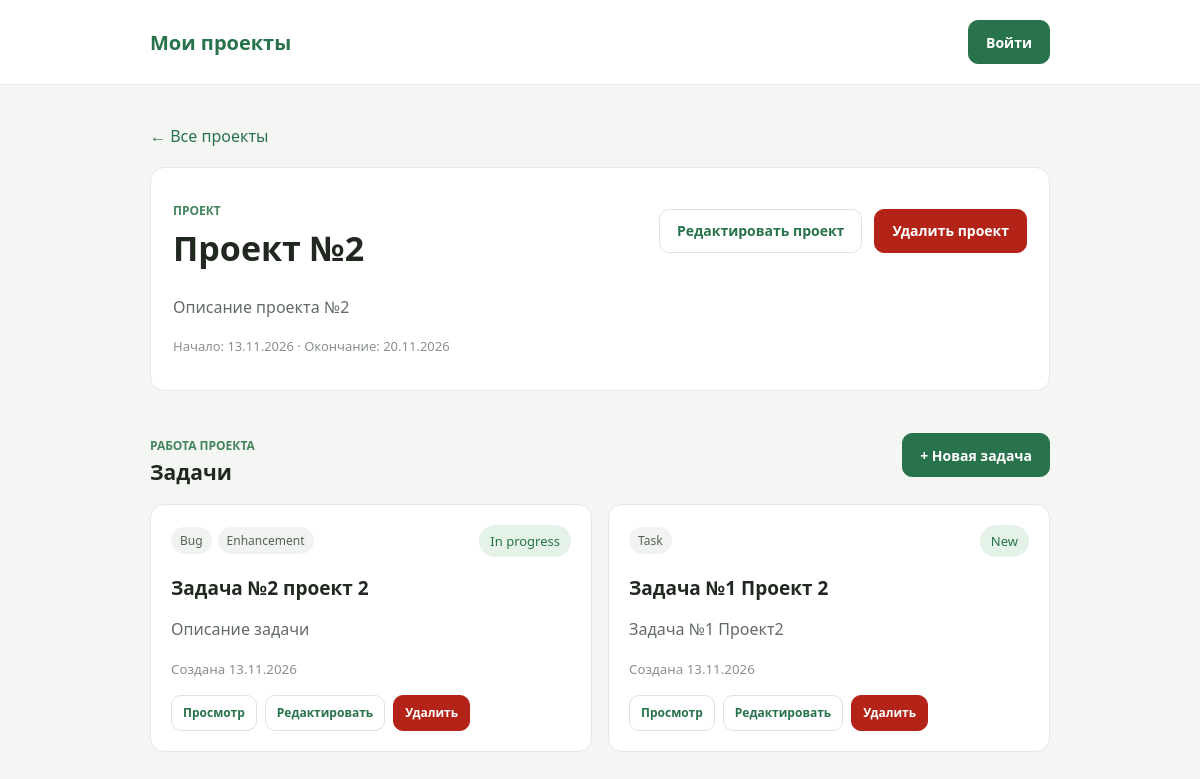
/projects/3/, run on the app's committed database.
### task_man/models/project.py (models this page shows, shortened)
class Project(models.Model):
    start_date = models.DateField(null=False, blank=False)
    end_date = models.DateField(null=True, blank=True)
    title = models.CharField(max_length=200, null=False, blank=False)
    description = models.TextField(null=False, blank=False)
    class Meta:
        verbose_name = 'Проект'
        verbose_name_plural = 'Проекты'
        ordering = ['-start_date']

### task_man/models/type.py (models this page shows)
class Type(models.Model):
    type = models.CharField(max_length=40)
    class Meta:
        verbose_name = 'Тип задачи'
        verbose_name_plural = 'Типы задач'
    def __str__(self):
        return f'{self.type}'

### task_man/models/task.py (models this page shows, shortened)
class Task(models.Model):
    project = models.ForeignKey('task_man.Project', on_delete=models.CASCADE, related_name='tasks')
    is_deleted = models.BooleanField(default=False, editable=False)
    summary = models.CharField(max_length=100, validators=(MinLengthValidator(10),))
    description = models.TextField(validators=[validate_forbidden_words])
    status = models.ForeignKey('task_man.Status', on_delete=models.PROTECT)
    types = models.ManyToManyField('task_man.Type', related_name='tasks', blank=True)
    created_at = models.DateTimeField(auto_now_add=True)
    updated_at = models.DateTimeField(auto_now=True)
    class Meta:
        verbose_name = 'Задача'
        verbose_name_plural = 'Задачи'
        ordering = ['-created_at']

### task_man/models/status.py (models this page shows)
class Status(models.Model):
    status = models.CharField(max_length=40)
    class Meta:
        verbose_name = 'Статус задачи'
        verbose_name_plural = 'Статусы задач'
    def __str__(self):
        return f'{self.status}'

### task_man/views/project_views.py (the view)
# urls.py: path('projects/<int:pk>/', views.ProjectDetailView.as_view(), name='project_detail'),
class ProjectDetailView(DetailView):
    model = Project
    template_name = 'project/project_detail.html'
    context_object_name = 'project'
    def get_context_data(self, **kwargs):
        context = super().get_context_data(**kwargs)
        context['tasks'] = (
            self.object.tasks.filter(is_deleted=False)
            .select_related('status')
            .prefetch_related('types')
        )
        return context

### task_man/templates/project/project_detail.html (shortened to what this page needs)
{% extends 'base.html' %}
{% block content %}
    <a class="back-link" href="{% url 'projects_view' %}">← Все проекты</a>
    <section class="project-overview">
        <div class="page-heading">
            <div>
                <p class="eyebrow">Проект</p>
                <h1>{{ project.title }}</h1>
            </div>
            <div class="heading-actions">
                <a class="button button-secondary" href="{% url 'project_update' pk=project.pk %}">Редактировать проект</a>
                <a class="button button-danger" href="{% url 'project_delete' pk=project.pk %}">Удалить проект</a>
            </div>
        </div>
        <p class="project-description">{{ project.description|linebreaksbr }}</p>
        <p class="muted">
            Начало: {{ project.start_date|date:"d.m.Y" }}
            {% if project.end_date %} · Окончание: {{ project.end_date|date:"d.m.Y" }}{% endif %}
        </p>
    </section>
    <div class="section-heading">
        <div>
            <p class="eyebrow">Работа проекта</p>
            <h2>Задачи</h2>
        </div>
        <a class="button" href="{% url 'task_add' project_pk=project.pk %}">+ Новая задача</a>
    </div>
    {% if tasks %}
        <section class="task-list" aria-label="Задачи проекта">
            {% for task in tasks %}
                <article class="task-card">
                    <div class="task-meta">
                        <div class="task-types">
                            {% for task_type in task.types.all %}
                                <span class="type-chip">{{ task_type }}</span>
                            {% empty %}
                                <span class="muted">Типы не выбраны</span>
                            {% endfor %}
                        </div>
                        <span class="status">{{ task.status }}</span>
                    </div>
                    <h3>
                        <a class="task-title-link" href="{% url 'task_view' task_pk=task.pk %}">
                            {{ task.summary }}
                        </a>
                    </h3>
                    <p>{{ task.description|truncatewords:24 }}</p>
                    <small>Создана {{ task.created_at|date:"d.m.Y" }}</small>
                    <div class="task-actions">
                        <a class="button button-secondary button-small" href="{% url 'task_view' task_pk=task.pk %}">Просмотр</a>
                        <a class="button button-secondary button-small" href="{% url 'task_edit' task_pk=task.pk %}">Редактировать</a>
                        <form method="post" action="{% url 'task_delete' task_pk=task.pk %}">
                            <button class="button button-danger button-small" type="submit">Удалить</button>
                        </form>
                    </div>
                </article>
            {% endfor %}
        </section>
    {% else %}
        <section class="empty-state">
            <h2>В проекте пока нет задач</h2>
            <p>Создай задачу — она сразу будет привязана к этому проекту.</p>
        </section>
    {% endif %}
{% endblock %}

### task_man/static/task_man/css/style.css (style rules this page uses)
* { box-sizing: border-box; }
body { margin: 0; background: #f4f6f3; color: #202820; font-family: "Segoe UI", Arial, sans-serif; }
.page-heading, .task-meta { display: flex; align-items: center; justify-content: space-between; gap: 16px; }
.page-heading { margin-bottom: 24px; }
.eyebrow { margin-bottom: 6px; color: #43845d; font-size: 12px; font-weight: 700; text-transform: uppercase; }
h1 { margin: 0; font-size: 34px; }
.count, .status { padding: 7px 11px; border-radius: 20px; background: #e5f2e8; color: #28734b; font-size: 13px; }
.task-list { display: grid; grid-template-columns: repeat(auto-fit, minmax(250px, 1fr)); gap: 16px; }
.task-card, .empty-state { padding: 20px; border: 1px solid #e4e9e3; border-radius: 14px; background: white; }
.task-card p, .empty-state p { color: #626b63; line-height: 1.5; }
.task-card small { color: #899189; }
.task-title-link { color: inherit; text-decoration: none; }
.back-link { display: inline-block; margin-bottom: 20px; color: #28734b; text-decoration: none; }
.heading-actions, .form-actions { display: flex; align-items: center; gap: 12px; }
.button { display: inline-flex; min-height: 44px; align-items: center; justify-content: center; gap: 8px; padding: 0 17px; border: 1px solid #28734b; border-radius: 10px; background: #28734b; color: white; font: inherit; font-size: 14px; font-weight: 600; text-decoration: none; cursor: pointer; transition: background .15s, transform .15s, box-shadow .15s; }
.button-secondary { border-color: #dce5dc; background: white; color: #28734b; }
.task-types { display: flex; flex-wrap: wrap; gap: 6px; }
.type-chip { padding: 5px 9px; border-radius: 999px; background: #f0f3ef; color: #566258; font-size: 12px; }
.project-card, .project-overview { padding: 22px; border: 1px solid #e4e9e3; border-radius: 14px; background: #fff; }
.project-card h2, .section-heading h2 { margin: 8px 0; font-size: 21px; }
.project-card p, .project-description { color: #626b63; line-height: 1.6; }
.card-footer, .section-heading, .pagination { display: flex; align-items: center; justify-content: space-between; gap: 14px; }
.muted { color: #899189; font-size: 13px; }
.section-heading { margin: 34px 0 18px; }
.section-heading .eyebrow { margin-bottom: 4px; }
.section-heading h2 { margin: 0; }
.task-card h3 { margin: 18px 0 8px; font-size: 19px; }
.task-actions { display: flex; flex-wrap: wrap; align-items: center; gap: 8px; margin-top: 16px; }
.task-actions form { margin: 0; }
.button-small { min-height: 36px; padding: 0 11px; font-size: 12px; }
.button-danger { border-color: #b42318; background: #b42318; }

### data on the page
Project: title "Проект №2", description "Описание проекта №2", start_date "13.11.2026", end_date "20.11.2026"
Task: status "In progress", summary "Задача №2 проект 2", description "Описание задачи", created_at "13.11.2026"
Type: type "Bug"
Type: type "Enhancement"
Task: status "New", summary "Задача №1 Проект 2", description "Задача №1 Проект2", created_at "13.11.2026"
Type: type "Task"
